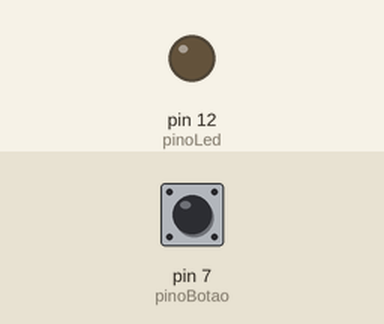
Bench run of a sketch on a simulated Arduino Uno, built with avr-gcc and run on an emulated ATmega328P. Parts: output pins drawn as LEDs (lit = HIGH). The test bench sets the inputs (shaded band); at power-on: pin 7 (pinoBotao) HIGH.

Above: at 1.2 s.
1.3 s: pin 7 (pinoBotao) pulled LOW for 0.15 s
At 1.8 s:
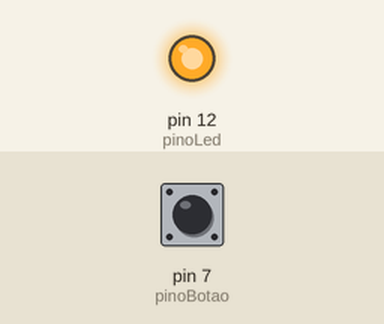
2.9 s: pin 7 (pinoBotao) pulled LOW for 1 s
At 4.2 s:
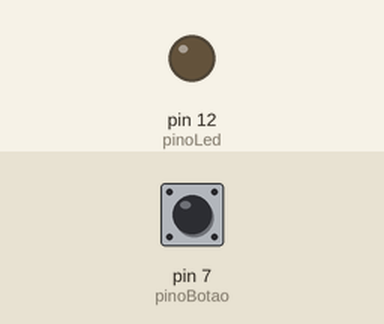
5.4 s: pin 7 (pinoBotao) pulled LOW for 3.2 s
At 6.1 s:
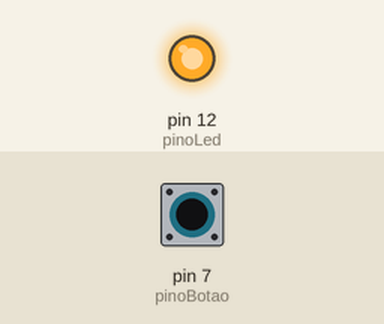
Timing chart, 0 to 8.4 s (numbered marks = the images above; inputs shaded):
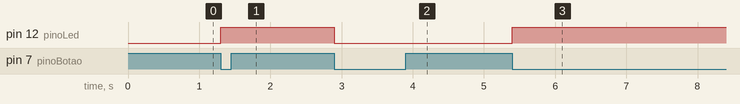

The sketch:

botao_led_toggle.ino
```cpp
// ============================================================
//  BOTÃO QUE LIGA E DESLIGA LED — Detecção de Transição
// ============================================================
//
//  Descrição:
//    Cada vez que o botão push button é apertado, o LED
//    troca de estado: se estava apagado, acende; se estava
//    aceso, apaga. O código usa detecção de transição para
//    garantir que um único aperto seja contado uma única vez,
//    e debounce por software para evitar leituras falsas
//    causadas pela trepidação mecânica do botão.
//
//  Conceitos abordados:
//    - Entrada digital com botão push button
//    - Resistor pull-up interno (INPUT_PULLUP)
//    - Variável bool para guardar estado (ligado/desligado)
//    - Detecção de transição com duas variáveis de estado
//    - Operador lógico && (E)
//    - Operador de inversão ! (NÃO)
//    - Debounce por software com delay()
//
//  Material necessário:
//    - 1x Placa Arduino Uno (ou compatível)
//    - 1x Botão push button    → pino digital 7
//    - 1x LED                  → pino digital 12
//    - 1x Resistor 220Ω        (em série com o LED)
//    - 1x Protoboard
//    - Jumpers
//
//  Esquema de ligação:
//    Botão: um terminal no pino 7, outro terminal no GND.
//    Não é necessário resistor externo — o pull-up interno
//    do Arduino é ativado por software (INPUT_PULLUP).
//    LED: anodo (+) no pino 12 → resistor 220Ω → GND.
//
//  Sugestão pedagógica:
//    Antes de mostrar o código, ligue o circuito sem o
//    debounce (remova o delay) e mostre o LED "enlouquecendo"
//    ao apertar o botão. Depois adicione o delay(50) e mostre
//    o comportamento correto. Isso torna o problema concreto
//    e a solução memorável.
//
//  Desafio para os alunos:
//    Adicione um segundo LED no pino 8. Quando o LED do pino
//    12 acender, o do pino 8 deve apagar — e vice-versa.
//    Dica: use uma segunda variável bool ou aproveite o
//    valor de ledLigado com o operador !
//
//  Compatibilidade:
//    Arduino Uno, Nano, Mega e simuladores como Tinkercad
//
// ------------------------------------------------------------
//  Autor    : Prof. Dr. Julio Cesar Frantz
//  Canal    : Dr. da Robótica
//  YouTube  : https://www.youtube.com/@doutordaRobotica
//  Instagram: https://www.instagram.com/doutordaRobotica
//  LinkedIn : https://www.linkedin.com/in/juliofrantz
//  GitHub   : https://github.com/jcfrantz
//  Versão   : 1.0
//  Data     : Junho/2026
//  Licença  : MIT — use, adapte e compartilhe à vontade!
// ============================================================


// ------------------------------------------------------------
//  CONFIGURAÇÃO DOS PINOS
//
//  Usamos const int porque esses valores nunca mudam durante
//  a execução — o compilador não precisa reservar RAM para
//  eles. Se você mudou a montagem física, altere apenas aqui.
// ------------------------------------------------------------

const int pinoBotao = 7;   // pino do botão push button
const int pinoLed   = 12;  // pino do LED


// ------------------------------------------------------------
//  VARIÁVEIS DE CONTROLE DO BOTÃO
//
//  Para detectar apenas o MOMENTO EXATO do aperto — e não
//  todos os milhares de leituras enquanto o botão fica
//  pressionado — precisamos de duas variáveis:
//
//  estadoBotao      → o que o botão está fazendo AGORA
//  ultimoEstadoBotao → o que o botão fazia NO LOOP ANTERIOR
//
//  Quando estadoBotao muda de HIGH para LOW, sabemos que
//  o botão acabou de ser apertado neste exato instante.
//
//  Importante: começa em HIGH porque o INPUT_PULLUP mantém
//  o pino em HIGH enquanto o botão está solto.
// ------------------------------------------------------------

int estadoBotao;                  // leitura atual do botão
int ultimoEstadoBotao = HIGH;     // leitura anterior (inicia solto = HIGH)


// ------------------------------------------------------------
//  VARIÁVEL DE ESTADO DO LED
//
//  bool só aceita dois valores: true (ligado) ou false
//  (desligado). É mais claro que usar int com 0 e 1,
//  porque o nome já comunica que é um estado sim/não.
// ------------------------------------------------------------

bool ledLigado = false;  // começa apagado


// ------------------------------------------------------------
//  SETUP — executa UMA vez quando o Arduino é ligado.
//  Configuramos os pinos: LED como saída e botão como entrada
//  com pull-up interno ativado.
//
//  INPUT_PULLUP conecta um resistor interno entre o pino e
//  o 5V, estabilizando a leitura quando o botão está solto.
//  Efeito: botão SOLTO → HIGH | botão APERTADO → LOW
// ------------------------------------------------------------

void setup()
{
  pinMode(pinoLed,    OUTPUT);        // LED envia sinal → saída
  pinMode(pinoBotao,  INPUT_PULLUP);  // botão recebe sinal → entrada com pull-up
}


// ------------------------------------------------------------
//  LOOP — executa REPETIDAMENTE enquanto o Arduino estiver
//  ligado. A cada volta:
//    1. Lê o estado atual do botão
//    2. Verifica se acabou de ser apertado (transição HIGH→LOW)
//    3. Se sim: inverte o LED e aguarda o debounce
//    4. Guarda o estado atual para comparar na próxima volta
// ------------------------------------------------------------

void loop()
{
  // --- PASSO 1: leitura do botão ---
  // digitalRead retorna HIGH (solto) ou LOW (apertado),
  // graças ao INPUT_PULLUP configurado no setup().
  estadoBotao = digitalRead(pinoBotao);


  // --- PASSO 2: detecção de transição ---
  // A condição só é verdadeira no exato momento em que
  // o botão PASSOU de solto (HIGH) para apertado (LOW).
  // Se o botão continuar pressionado nas próximas voltas,
  // ultimoEstadoBotao já será LOW e a condição falha —
  // garantindo que a ação execute uma única vez por aperto.
  if (estadoBotao == LOW && ultimoEstadoBotao == HIGH) {


    // --- PASSO 3a: inverter o estado do LED ---
    // O operador ! (NÃO) inverte o valor bool:
    // se ledLigado era false → vira true
    // se ledLigado era true  → vira false
    ledLigado = !ledLigado;


    // --- PASSO 3b: aplicar o novo estado ao pino do LED ---
    // if (ledLigado) é equivalente a if (ledLigado == true)
    if (ledLigado) {
      digitalWrite(pinoLed, HIGH);  // acende o LED
    } else {
      digitalWrite(pinoLed, LOW);   // apaga o LED
    }


    // --- PASSO 3c: debounce por software ---
    // O botão mecânico "quica" internamente por ~5 a 20ms
    // ao ser apertado, gerando múltiplos sinais LOW e HIGH.
    // O delay de 50ms pausa o código enquanto esses quiques
    // acontecem, evitando que sejam interpretados como
    // apertos extras. 50ms é imperceptível para o usuário.
    delay(50);

  }  // fim da detecção de transição


  // --- PASSO 4: atualizar o histórico ---
  // Guardamos o estado atual para que na próxima volta do
  // loop ele seja o "estado anterior" a ser comparado.
  // Sem essa linha, a detecção de transição não funciona.
  ultimoEstadoBotao = estadoBotao;

}
```

Measured:
- after the input at 1.3 s, pin 12 (pinoLed): LOW → HIGH at once
- after the input at 2.9 s, pin 12 (pinoLed): HIGH → LOW at once
- after the input at 5.4 s, pin 12 (pinoLed): LOW → HIGH at once
